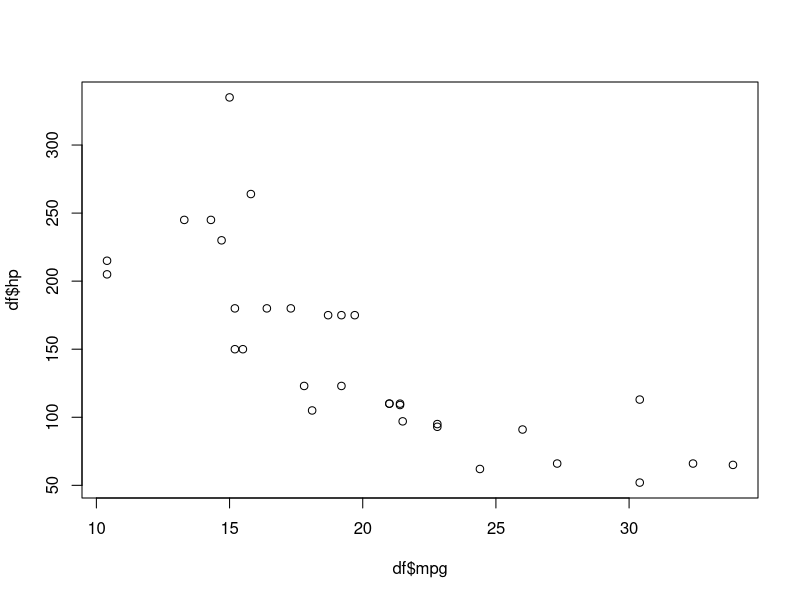

Reproduce this figure in R. (Note: this script raises an error after producing the figure.)
df  <- mtcars

cor.test(x = df$mpg, y = df$hp)
fit  <- cor.test(x = df$mpg, y = df$hp)

cor.test(~ mpg + hp, df)

str(fit)

fit$p.value

plot(x = df$mpg, y = df$hp)

ggplot(df, aes(x = mpg, y = hp, col = factor(cyl)))+
  geom_point(size = 5)+
  facet_grid(. ~ am)


###########################################

df  <- mtcars
df_numeric  <- df[, c(1,3:7)]

pairs(df_numeric)

cor(df_numeric)
library(psych)
fit  <- corr.test(df_numeric)
fit$r
fit$p
fit$adjust
